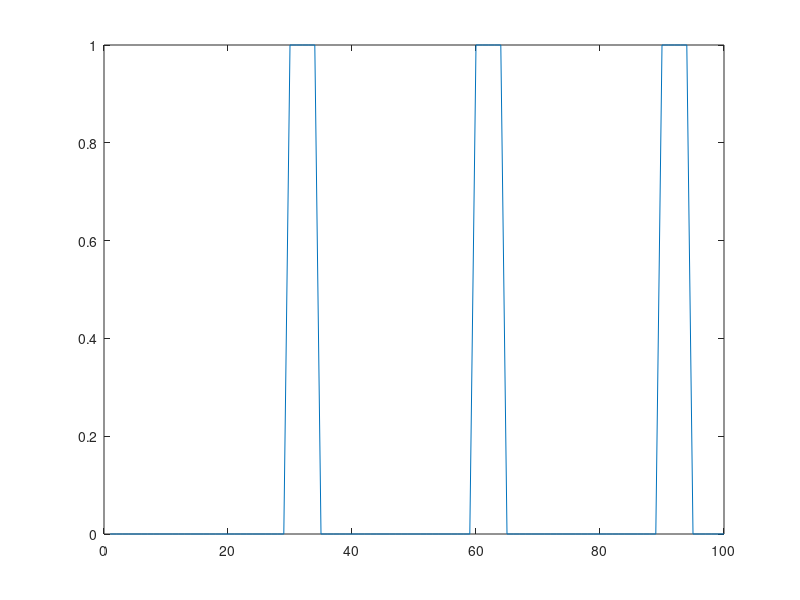
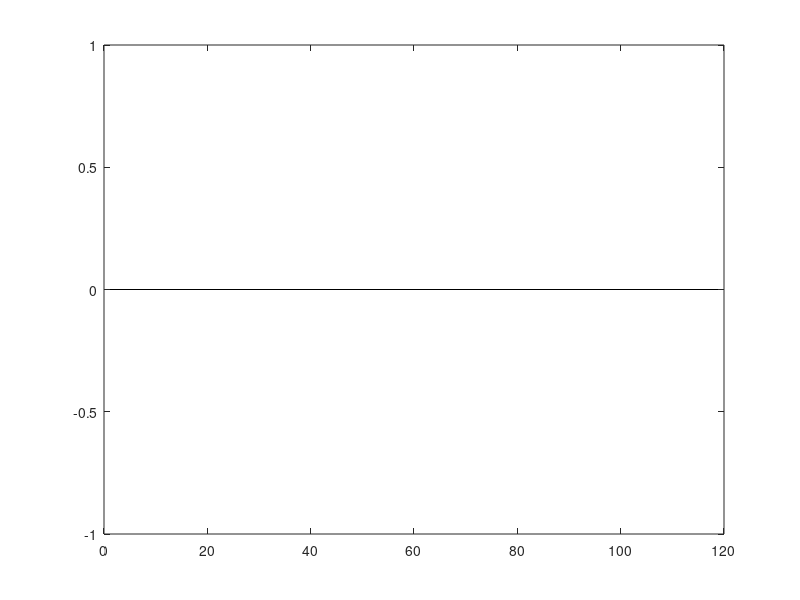

Here is the MATLAB script that generated these plots, in order:
close all;
t = 100;
LI = 30;
LD = 5;
value = zeros(t,1);
value2 = zeros(t,1);
sigma = 3;
mu = inf; 
summe = 0;


for i=1:t    
    % Lüftungsphase (Zu beginn findet keine Lüftung statt)
    timeStep = max(1,floor(i/LI));
    % Es wird gerade gelüftet.
    if (timeStep * LI <= i && i <(timeStep * LI + LD))
        value(i,1) = 1;
    end
    if(sigma ~= 0)
        value2(i,1) = 1/sqrt(2 * pi() * sigma^2) * exp(-(i-mu)^2/(2 * sigma^2));
    else
       if(mu == i)
           value2(i,1) = 1;
       end
    end
    summe = summe + value2(i,1);
end

plot(value);
figure();

bar(value2);
disp(summe);
